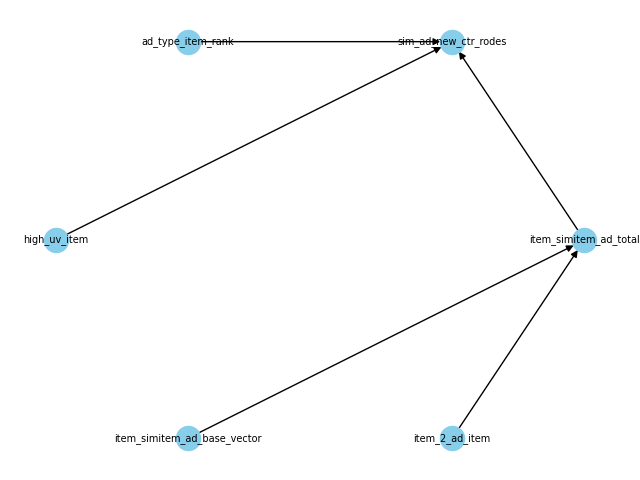

Write the Python code that produced this figure.
import networkx as nx
import matplotlib.pyplot as plt
import pandas as pd

# df = pd.DataFrame({"from": ["r_dd_recsys_item_simitem_ad_total", "r_dd_recsys_ad_type_item_rank", "r_dd_recsys_high_uv_item"],
#               "to": ["r_dd_recsys_sim_ad_new_ctr_rodes", "r_dd_recsys_sim_ad_new_ctr_rodes", "r_dd_recsys_sim_ad_new_ctr_rodes"]})
#
# df1 = pd.DataFrame({"from": ["r_dd_recsys_item_simitem_ad_base_vector", "r_dd_recsys_item_2_ad_item"],
#               "to": ["r_dd_recsys_item_simitem_ad_total", "r_dd_recsys_item_simitem_ad_total"]})
#
# df2 = pd.DataFrame({"from": ["r_dd_recsys_qualify_item", "r_dd_recsys_ad_acp", "r_dd_recsys_ad_seller_info_hour_new"],
#                     "to": ["r_dd_recsys_ad_type_item_rank", "r_dd_recsys_ad_type_item_rank", "r_dd_recsys_ad_type_item_rank"]})
#
# df3 = pd.DataFrame({"from": ["r_di_recsys_user_item_graph"],
#                     "to": ["r_dd_recsys_high_uv_item"]})

df = pd.DataFrame({"from": ["item_simitem_ad_total", "ad_type_item_rank", "high_uv_item"],
              "to": ["sim_ad_new_ctr_rodes", "sim_ad_new_ctr_rodes", "sim_ad_new_ctr_rodes"]})

df1 = pd.DataFrame({"from": ["item_simitem_ad_base_vector", "item_2_ad_item"],
              "to": ["item_simitem_ad_total", "item_simitem_ad_total"]})

df2 = pd.DataFrame({"from": ["qualify_item", "ad_acp", "ad_seller_info_hour_new"],
                    "to": ["ad_type_item_rank", "ad_type_item_rank", "ad_type_item_rank"]})

df3 = pd.DataFrame({"from": ["user_item_graph"],
                    "to": ["high_uv_item"]})


total = pd.concat([df, df1])
print(total)

G = nx.from_pandas_edgelist(total, 'from', 'to', create_using=nx.DiGraph())

nx.draw(G, with_labels=True, node_color="skyblue", font_size =7, pos=nx.circular_layout(G))

plt.savefig("table_dependency.png")
plt.show()
